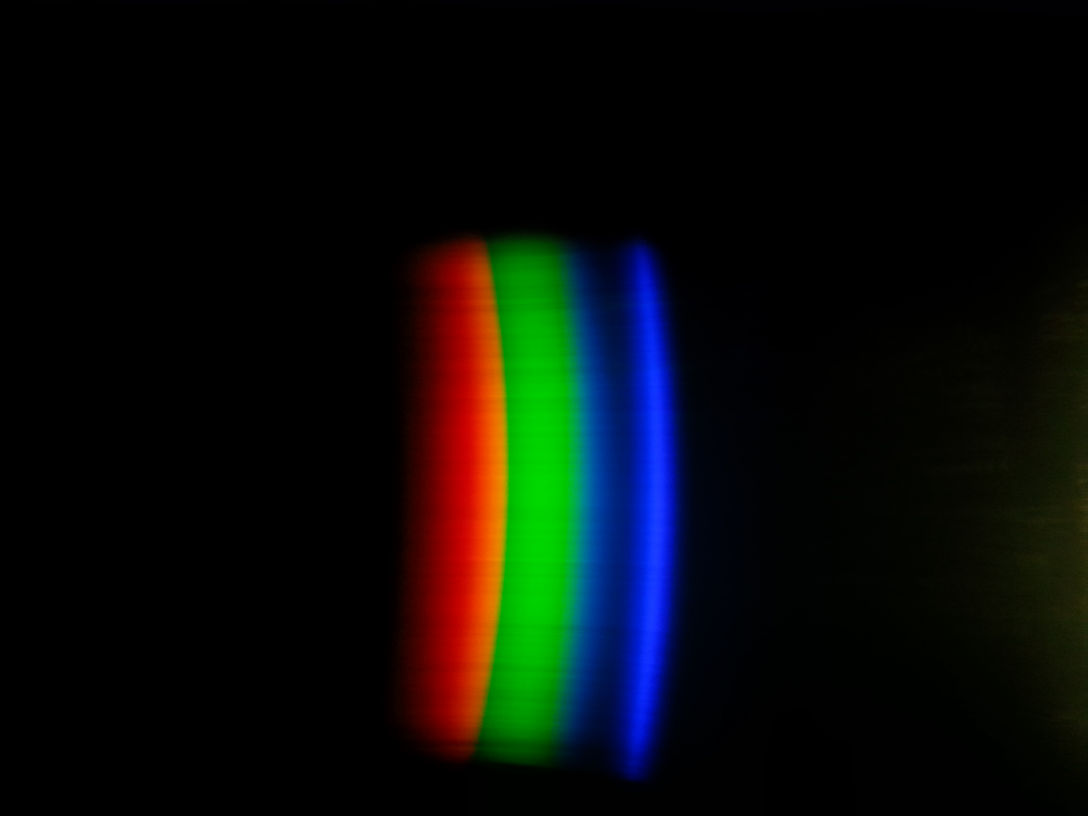
%> input picture matlab/IMG_20141113_174858.jpg, 3264 x 2448 px (shown at 1/3 size)
$ octave test.m   (GNU Octave 9; MATLAB toolbox functions it lacks are replaced by stand-ins)
%> lines starting %> are read from the running program, lines starting %| are printed output that depends on the picture; in (x1, y1, x2, y2) boxes, pixels count from 0 and x2, y2 are one past the last pixel; in counts of white or black regions, pixels touching at a corner belong together; the program's own positions count from 1
### matlab/findPoints1.m
function [ px, py ] = findPoints1( I, range, thresh )
    py = (range(1):range(2))';
    px = zeros(length(py), 1);
    for i=1:length(px)
        col = I(py(i), :);
        [maxVal, iMax] = max(col(:));
        minVal = min(col(:));
        threshVal = double(thresh * (maxVal - minVal) + minVal);
        j = iMax;
        while (j < length(col) && col(j) >= threshVal)
            j = j + 1;
        end
        x1 = j - 1;
        val1 = double(col(x1));
        x2 = j;
        val2 = double(col(x2));
        a = [x1 1; x2 1] \ [val1; val2];
        px(i) = (threshVal - a(2)) / a(1);
    end
end

### matlab/filterPoints.m
function [ x1, y1 ] = filterPoints( x, y, n )
    index = find(x > (mean(x) + n*std(x)) | x < (mean(x) - n*std(x)));
    x1 = x;
    y1 = y;
    x1(index) = [];
    y1(index) = [];
end

### matlab/circleFitMLS.m
function [ c, R ] = circleFitMLS( x, y )
    n = length(x);
    sumX = sum(x);
    sumX2 = sum(x.*x);
    sumX3 = sum(x.*x.*x);
    sumY = sum(y);
    sumY2 = sum(y.*y);
    sumY3 = sum(y.*y.*y);
    sumXY = sum(x.*y);
    sumXY2 = sum(x.*y.*y);
    sumX2Y = sum(x.*x.*y);
    A = n*sumX2 - sumX*sumX;
    B = n*sumXY - sumX*sumY;
    C = n*sumY2 - sumY*sumY;
    D = 0.5*(n*sumXY2 - sumX*sumY2 + n*sumX3 - sumX*sumX2);
    E = 0.5*(n*sumX2Y - sumY*sumX2 + n*sumY3 - sumY*sumY2);
    c = [(D*C - B*E)/(A*C - B*B); (A*E - B*D)/(A*C - B*B)];
    R = sum(sqrt((x - c(1)).*(x - c(1)) + (y - c(2)).*(y - c(2))))/n;
end

### matlab/test.m
clear;
close all;
I = im2double(imread('IMG_20141113_174858.jpg'));
gray = rgb2gray(I);
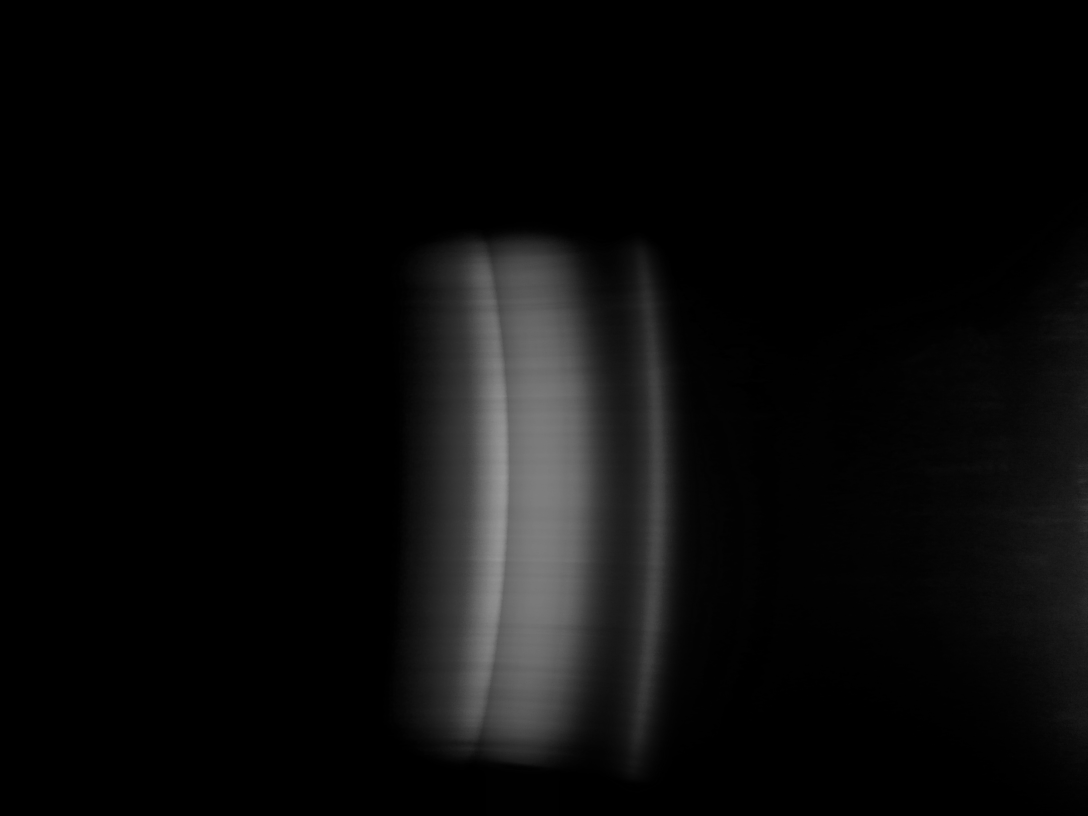
%> gray: size 2448x3264 double (shown at 1/3 size); min 0, max 0.613, mean 0.0436
h = imhist(gray);
%> h = 256 values, max 4613892 at index 1, min 0 at index 158, mean 31212
thr = 0.85 * sum(h(:));
%> thr = 6791731.2
s = 0;
for i=1:length(h)
    s = s + h(i);
    if (s > thr)
        break;
    end
end
%> this loop made 21 passes
%> s on passes 1 to 12: 4613892, 5254283, 5629153, 5882465, 6055626, 6169308, 6251503, 6313178, 6372819, 6425585, 6470940, 6511498
thresh = (i - 1) / 255;
%> thresh = 0.0784
mask = gray > thresh;
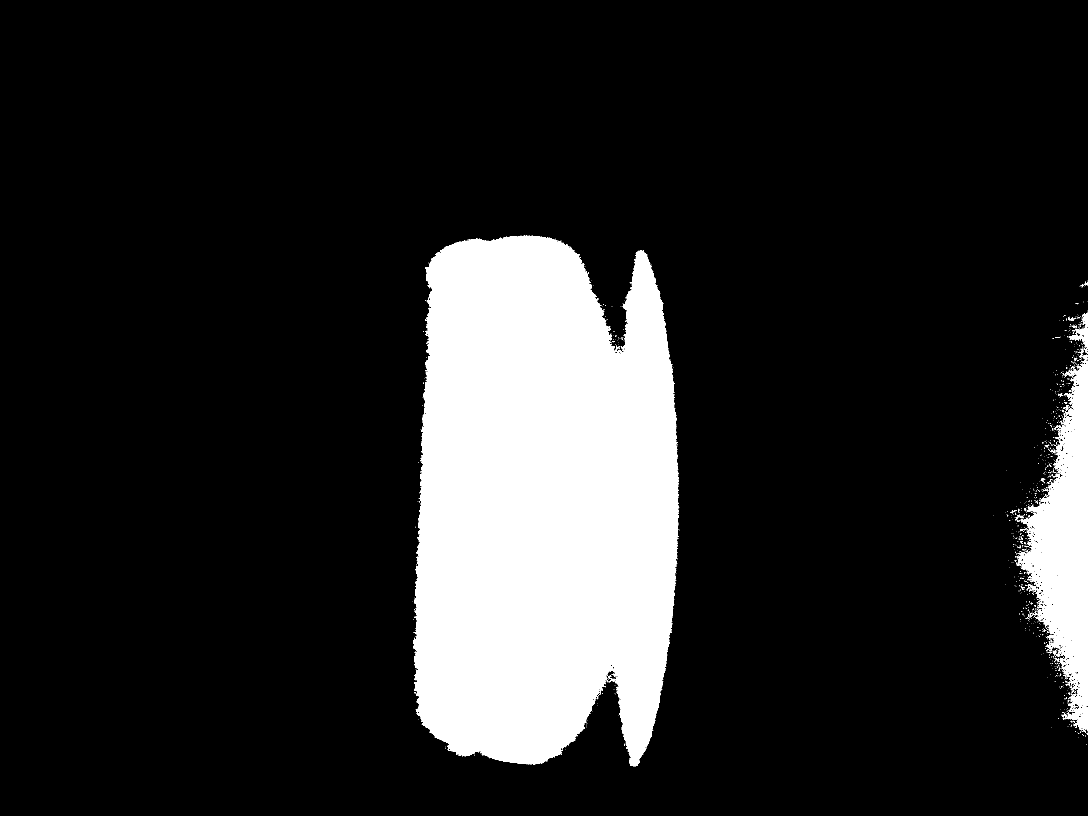
%> mask: size 2448x3264 logical (shown at 1/3 size); 14.9% white; 1125 white regions (1072 under 20 px), largest, box (x1, y1, x2, y2) and area: (1240, 706, 2038, 2300) 1076426, (3050, 1055, 3264, 2192) 107291, (3207, 938, 3264, 1042) 1718
figure; imshow(mat2gray(mask));
mask = imclose(mask, strel('disk', 51));
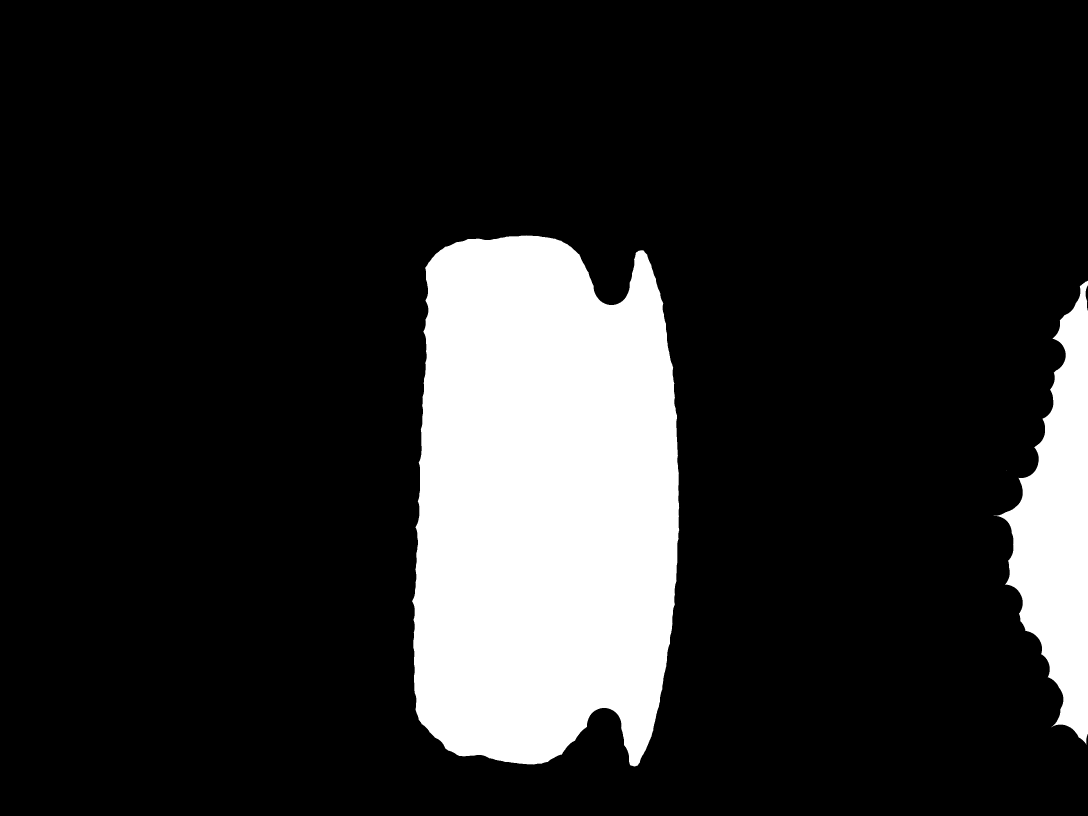
%> mask: size 2448x3264 logical (shown at 1/3 size); 16.2% white; 4 white regions (2 under 20 px), largest, box (x1, y1, x2, y2) and area: (1236, 706, 2038, 2300) 1104798, (2981, 842, 3264, 2233) 190829
figure; imshow(mat2gray(mask));
figure; imshow(I);

[labels, num] = bwlabel(mask);
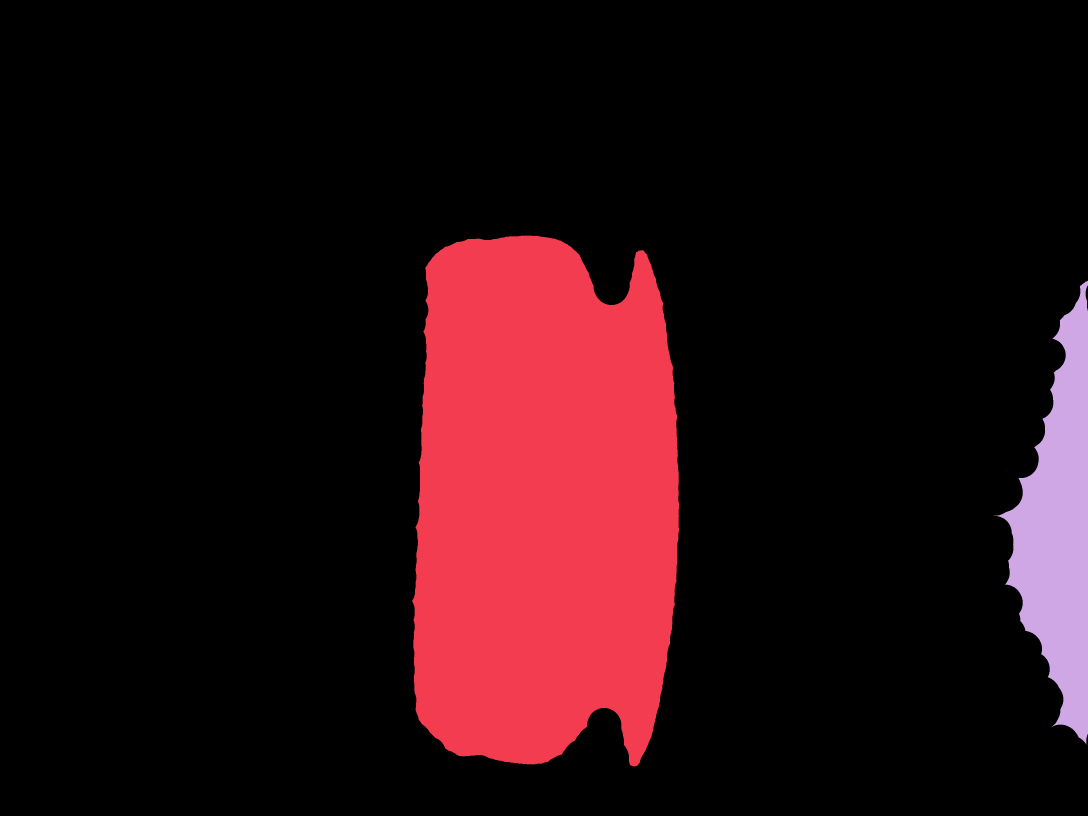
%> labels: size 2448x3264 double (shown at 1/3 size); 5 distinct labels, from 0 to 4; one colour per label, 0 black
%> num = 4

% find the largest component
maxIdx = 0;
nElems = 0;
for i=1:num
    [y, x] = find(labels == i);
    if (length(y) > nElems)
        nElems = length(y);
        maxIdx = i;
    end
end
%> this loop made 4 passes
%> (nElems, maxIdx) on pass 1: (1104798, 1)
%> (y, x) on passes 3 to 4: (1411, 3021), (2182, 3154)

[y, x] = find(labels == maxIdx);
%> y = 1104798 values from 707 to 2300; x = 1104798 values from 1237 to 2038
yMax = max(y);
%> yMax = 2300
yMin = min(y);
%> yMin = 707
xMax = max(x);
%> xMax = 2038
xMin = min(x);
%> xMin = 1237

[px, py] = findPoints1(I(:, :, 1), [yMin + 400, yMin + 500], 0.5);
%> in findPoints1, `py = (range(1):range(2))';`: py = 101 values from 1107 to 1207
%> the loop in findPoints1, `for i=1:length(px)` made 101 passes
%> (maxVal, iMax, threshVal, x1, val1, x2, val2) on passes 1 to 12: (0.871, 1470, 0.435, 1509, 0.443, 1510, 0.38), (0.867, 1468, 0.433, 1509, 0.463, 1510, 0.392), (0.859, 1458, 0.429, 1509, 0.459, 1510, 0.396), (0.855, 1462, 0.427, 1509, 0.447, 1510, 0.396), (0.851, 1462, 0.425, 1509, 0.443, 1510, 0.4), (0.859, 1468, 0.429, 1509, 0.447, 1510, 0.412), (0.855, 1468, 0.427, 1508, 0.447, 1509, 0.412), (0.855, 1467, 0.427, 1509, 0.435, 1510, 0.4), (0.855, 1458, 0.427, 1509, 0.459, 1510, 0.424), (0.855, 1464, 0.427, 1510, 0.427, 1511, 0.361), (0.859, 1468, 0.429, 1509, 0.475, 1510, 0.424), (0.859, 1468, 0.429, 1509, 0.459, 1510, 0.416)
%> after the loop in findPoints1, `for i=1:length(px)`: px = 101 values, max 1516.4 at index 97, min 1508.6 at index 7, mean 1512.7
%> py = 101 values from 1107 to 1207
[px, py] = filterPoints(px, py, 2);
%> in filterPoints, `index = find(x > (mean(x) + n*std(x)) | x < (mean(x) - n*std(x)));`: index = []
%> in filterPoints, `x1 = x;`: x1 has the same summary as px in findPoints1
%> in filterPoints, `y1 = y;`: y1 = 101 values from 1107 to 1207
[c, R] = circleFitMLS(px, py);
%> in circleFitMLS, `n = length(x);`: n = 101
%> in circleFitMLS, `sumX = sum(x);`: sumX = 152783.1
%> in circleFitMLS, `sumX2 = sum(x.*x);`: sumX2 = 231116011.6
%> in circleFitMLS, `sumX3 = sum(x.*x.*x);`: sumX3 = 3.5e+11
%> in circleFitMLS, `sumY = sum(y);`: sumY = 116857
%> in circleFitMLS, `sumY2 = sum(y.*y);`: sumY2 = 135289399
%> in circleFitMLS, `sumY3 = sum(y.*y.*y);`: sumY3 = 156728491543
%> in circleFitMLS, `sumXY = sum(x.*y);`: sumXY = 176776593.1
%> in circleFitMLS, `sumXY2 = sum(x.*y.*y);`: sumXY2 = 2.05e+11
%> in circleFitMLS, `sumX2Y = sum(x.*x.*y);`: sumX2Y = 2.67e+11
%> in circleFitMLS, `A = n*sumX2 - sumX*sumX;`: A = 53882.1
%> in circleFitMLS, `B = n*sumXY - sumX*sumY;`: B = 665909.4
%> in circleFitMLS, `C = n*sumY2 - sumY*sumY;`: C = 8670850
%> in circleFitMLS, `D = 0.5*(n*sumXY2 - sumX*sumY2 + n*sumX3 - sumX*sumX2);`: D = 851228280.6
%> in circleFitMLS, `E = 0.5*(n*sumX2Y - sumY*sumX2 + n*sumY3 - sumY*sumY2);`: E = 1.1e+10
%> in circleFitMLS, `c = [(D*C - B*E)/(A*C - B*B); (A*E - B*D)/(A*C - B*B)];`: c = [1246.8; 1177.4]
%> in circleFitMLS, `R = sum(sqrt((x - c(1)).*(x - c(1)) + (y - c(2)).*(y - c(2))))/n;`: R = 268.3
%> c = [1246.8; 1177.4]; R = 268.3


% [34 lines of commented-out code are left out]
